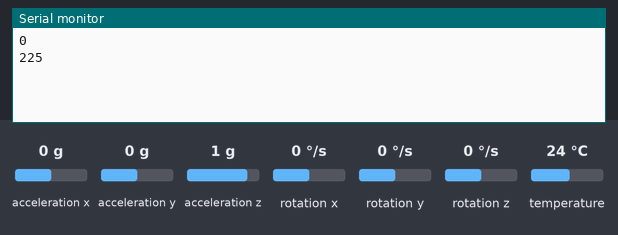
The sketch below on a simulated Arduino Uno, built with avr-gcc and run on an emulated ATmega328P. Shown: the last lines printed to the serial monitor. The test bench sets the inputs (shaded band); at power-on: rotation y 0 °/s, rotation z 0 °/s, acceleration x 0 g, acceleration y 0 g, acceleration z 1 g, rotation x 0 °/s, temperature 24 °C.

Above: at 1.2 s.
1.3 s: rotation y set to -192 °/s
At 1.9 s:
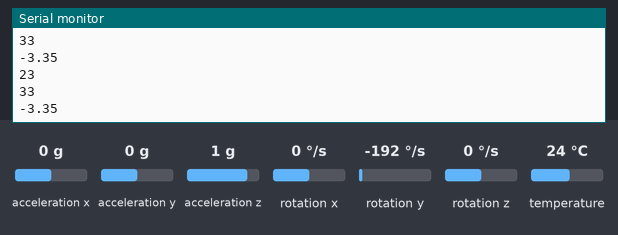
2.8 s: rotation z set to -192 °/s
At 3.7 s:
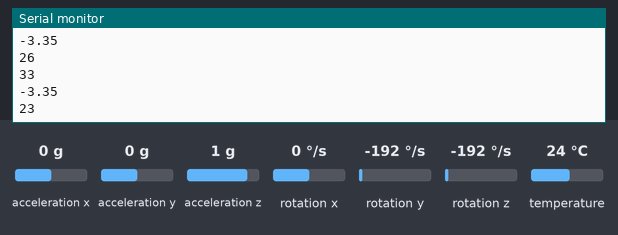
4.3 s: rotation y set to -100 °/s
At 5.4 s:
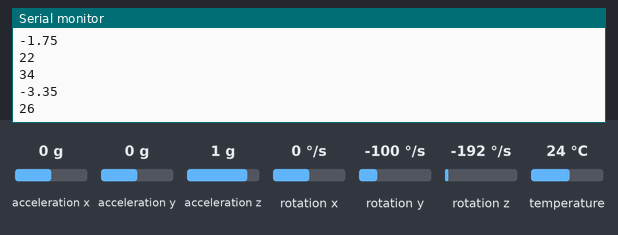
Timing chart, 0 to 7.3 s (numbered marks = the images above; inputs shaded):
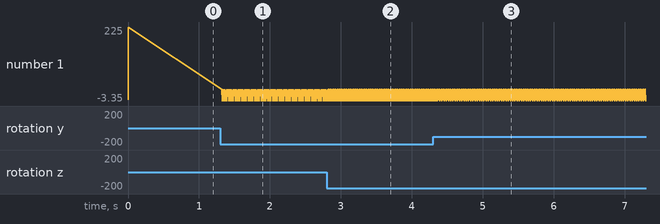

The sketch:

accelerometers_to_serial.ino
```cpp
//Libraries
#include <Wire.h>//https://www.arduino.cc/en/reference/wire
#include <Adafruit_MPU6050.h>//https://github.com/adafruit/Adafruit_MPU6050
#include <Adafruit_Sensor.h>//https://github.com/adafruit/Adafruit_Sensor

//Objects
Adafruit_MPU6050 mpu;
float wy, wz;
unsigned long myTime;

void setup() {
  //Init Serial USB
  Serial.begin(9600);

  // Send DEVICE_STARTED
  Serial.println(0x0);
  if (!mpu.begin()) { // Change address if needed

    // Send NO_ACCELEROMETER
    Serial.println(0xe0);
    while (1) {
      delay(10);
    }
  } else {

    // Send ACCELEROMETER_DETECTED
    Serial.println(0xe1);
  }

  // Configure MPU6050
  mpu.setAccelerometerRange(MPU6050_RANGE_16_G);
  mpu.setGyroRange(MPU6050_RANGE_250_DEG);
  mpu.setFilterBandwidth(MPU6050_BAND_21_HZ);
}

void loop() {

  // Retrieve informations from MPU6050
  readMPU();

  // Delays 20 ms (better accuracy)
  delay(20);
}

void readMPU( ) {
  // Read MPU6050 datas
  sensors_event_t a, g, temp;
  mpu.getEvent(&a, &g, &temp);

  // Retrieve relevant metrics
  wy = g.gyro.y;
  wz = g.gyro.z;

  // If player is moving, transmit relevant datas
  if (abs(wy) > 0.05) {

    // Send Y_GYRO
    Serial.println(0x21);
    Serial.println(wy);
    Serial.println(millis() - myTime);
  }
  if (abs(wz) > 0.05) {

    // Send Z_GYRO
    Serial.println(0x22);
    Serial.println(wz);
    Serial.println(millis() - myTime);
  }

  // Update execution time
  myTime = millis();
}
```

Measured:
- after the input at 1.3 s, the serial monitor: prints a new line at once (image 1)
- after the input at 2.8 s, the serial monitor: prints a new line at once (image 2)
- after the input at 4.3 s, the serial monitor: prints a new line after 0.08 s (image 3)
- plotted number 1: 225 → -3.35 after the input at 1.3 s
